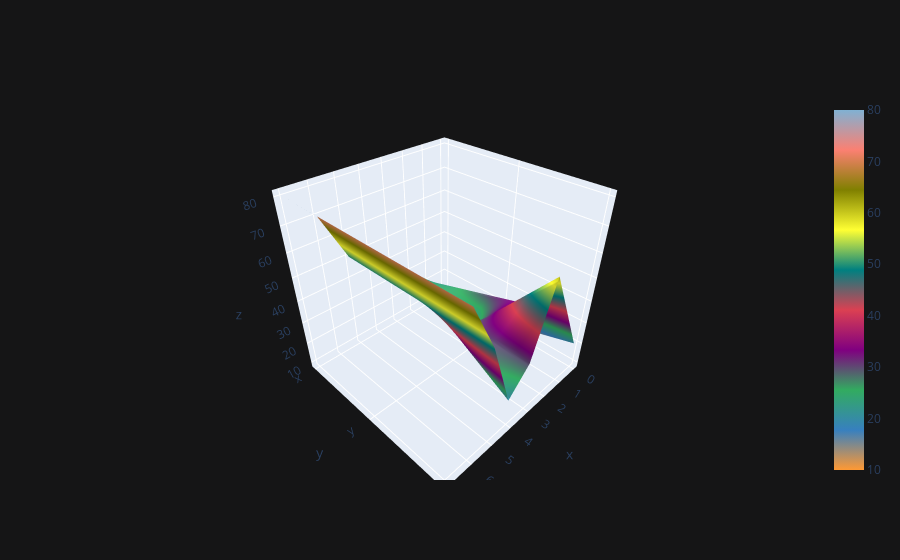

Notebook cell for this chart:
### Code cell
df2.iplot(kind = 'surface' )

### Figure 1 — Plotly figure (JSON) as saved in the notebook; plotly's stock layout.template omitted (floating-point values rounded to 4 significant figures)
{"data": [{"colorscale": [[0, "rgb(255, 153, 51)"], [0.1111, "rgb(55, 128, 191)"], [0.2222, "rgb(50, 171, 96)"], [0.3333, "rgb(128, 0, 128)"], [0.4444, "rgb(219, 64, 82)"], [0.5556, "rgb(0, 128, 128)"], [0.6667, "rgb(255, 255, 51)"], [0.7778, "rgb(128, 128, 0)"], [0.8889, "rgb(251, 128, 114)"], [1, "rgb(128, 177, 211)"]], "type": "surface", "x": [0, 1, 2, 3, 4, 5, 6, 7], "y": ["x", "y", "z"], "z": [[10, 20, 30, 40, 50, 50, 70, 80], [10, 30, 20, 30, 40, 50, 70, 80], [20, 40, 60, 30, 20, 50, 70, 80]]}], "layout": {"legend": {"bgcolor": "#151516", "font": {"color": "#D9D9D9"}}, "paper_bgcolor": "#151516", "plot_bgcolor": "#151516", "title": {"font": {"color": "#D9D9D9"}}, "xaxis": {"gridcolor": "#434343", "showgrid": true, "tickfont": {"color": "#C2C2C2"}, "title": {"font": {"color": "#D9D9D9"}, "text": ""}, "zerolinecolor": "#666570"}, "yaxis": {"gridcolor": "#434343", "showgrid": true, "tickfont": {"color": "#C2C2C2"}, "title": {"font": {"color": "#D9D9D9"}, "text": ""}, "zerolinecolor": "#666570"}}}
